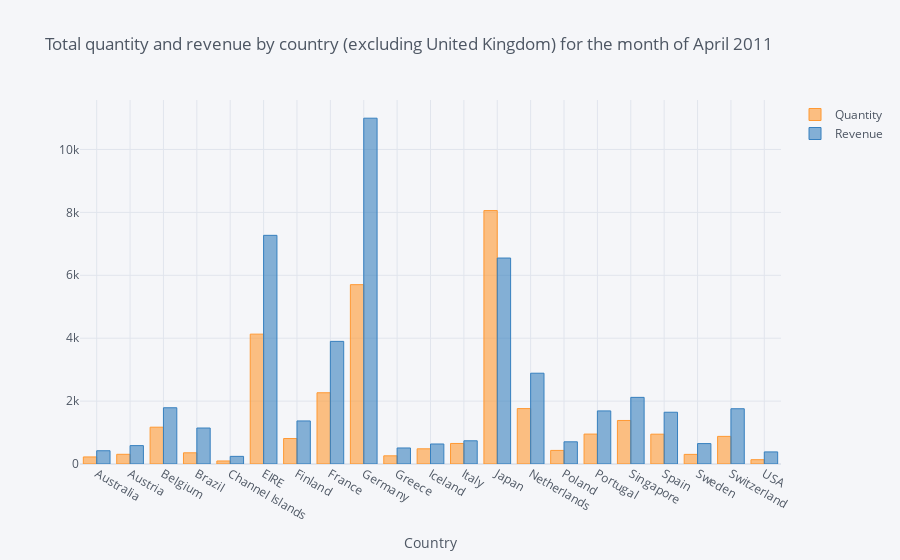

The notebook cell this image was saved under:
### Code cell
# Paso a plottear:
salvoukabril_ready.iplot(kind='bar', xTitle='Country', title='Total quantity and revenue by country (excluding United Kingdom) for the month of April 2011')

### Figure 1 — Plotly figure (JSON) as saved in the notebook; plotly's stock layout.template omitted (floating-point values rounded to 4 significant figures)
{"data": [{"marker": {"color": "rgba(255, 153, 51, 0.6)", "line": {"color": "rgba(255, 153, 51, 1.0)", "width": 1}}, "name": "Quantity", "orientation": "v", "text": "", "type": "bar", "x": ["Australia", "Austria", "Belgium", "Brazil", "Channel Islands", "EIRE", "Finland", "France", "Germany", "Greece", "Iceland", "Italy", "Japan", "Netherlands", "Poland", "Portugal", "Singapore", "Spain", "Sweden", "Switzerland", "USA"], "y": [224, 308, 1170, 356, 96, 4129, 810, 2265, 5702, 260, 483, 653, 8058, 1762, 432, 951, 1384, 948, 306, 878, 137]}, {"marker": {"color": "rgba(55, 128, 191, 0.6)", "line": {"color": "rgba(55, 128, 191, 1.0)", "width": 1}}, "name": "Revenue", "orientation": "v", "text": "", "type": "bar", "x": ["Australia", "Austria", "Belgium", "Brazil", "Channel Islands", "EIRE", "Finland", "France", "Germany", "Greece", "Iceland", "Italy", "Japan", "Netherlands", "Poland", "Portugal", "Singapore", "Spain", "Sweden", "Switzerland", "USA"], "y": [421.6, 584.8, 1788.0, 1144.0, 243, 7270.0, 1369.0, 3899.0, 10990.0, 509.7, 636.2, 737.8, 6548.0, 2887.0, 705.8, 1688.0, 2119.0, 1646.0, 649.1, 1757.0, 383.9]}], "layout": {"legend": {"bgcolor": "#F5F6F9", "font": {"color": "#4D5663"}}, "paper_bgcolor": "#F5F6F9", "plot_bgcolor": "#F5F6F9", "title": {"font": {"color": "#4D5663"}, "text": "Total quantity and revenue by country (excluding United Kingdom) for the month of April 2011"}, "xaxis": {"gridcolor": "#E1E5ED", "showgrid": true, "tickfont": {"color": "#4D5663"}, "title": {"font": {"color": "#4D5663"}, "text": "Country"}, "zerolinecolor": "#E1E5ED"}, "yaxis": {"gridcolor": "#E1E5ED", "showgrid": true, "tickfont": {"color": "#4D5663"}, "title": {"font": {"color": "#4D5663"}, "text": ""}, "zerolinecolor": "#E1E5ED"}}}
